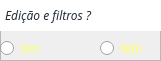
      <widget class="QFrame" name="frame_11">
       <property name="geometry">
        <rect>
         <x>430</x>
         <y>100</y>
         <width>161</width>
         <height>61</height>
        </rect>
       </property>
       <property name="frameShape">
        <enum>QFrame::StyledPanel</enum>
       </property>
       <property name="frameShadow">
        <enum>QFrame::Raised</enum>
       </property>
       <widget class="QLabel" name="label_12">
        <property name="geometry">
         <rect>
          <x>0</x>
          <y>0</y>
          <width>161</width>
          <height>31</height>
         </rect>
        </property>
        <property name="font">
         <font>
          <family>Cocogoose Pro</family>
          <pointsize>9</pointsize>
          <italic>true</italic>
         </font>
        </property>
        <property name="styleSheet">
         <string notr="true">color: rgb(35,45,55);
background-color: rgb(255, 255, 255);</string>
        </property>
        <property name="text">
         <string>Edição e filtros ?</string>
        </property>
        <property name="indent">
         <number>5</number>
        </property>
       </widget>
       <widget class="QRadioButton" name="radFilterNao">
        <property name="geometry">
         <rect>
          <x>100</x>
          <y>40</y>
          <width>61</width>
          <height>16</height>
         </rect>
        </property>
        <property name="font">
         <font>
          <family>Cocogoose Pro</family>
          <pointsize>9</pointsize>
          <italic>true</italic>
          <underline>false</underline>
          <stylestrategy>PreferDefault</stylestrategy>
         </font>
        </property>
        <property name="layoutDirection">
         <enum>Qt::LeftToRight</enum>
        </property>
        <property name="autoFillBackground">
         <bool>false</bool>
        </property>
        <property name="styleSheet">
         <string notr="true">color: rgb(255, 255, 100);</string>
        </property>
        <property name="text">
         <string>Não</string>
        </property>
       </widget>
       <widget class="QRadioButton" name="radFilterSim">
        <property name="geometry">
         <rect>
          <x>0</x>
          <y>40</y>
          <width>71</width>
          <height>16</height>
         </rect>
        </property>
        <property name="font">
         <font>
          <family>Cocogoose Pro</family>
          <pointsize>9</pointsize>
          <italic>true</italic>
          <underline>false</underline>
          <stylestrategy>PreferDefault</stylestrategy>
         </font>
        </property>
        <property name="layoutDirection">
         <enum>Qt::LeftToRight</enum>
        </property>
        <property name="autoFillBackground">
         <bool>false</bool>
        </property>
        <property name="styleSheet">
         <string notr="true">color: rgb(255, 255, 100);</string>
        </property>
        <property name="text">
         <string>Sim</string>
        </property>
       </widget>
      </widget>
